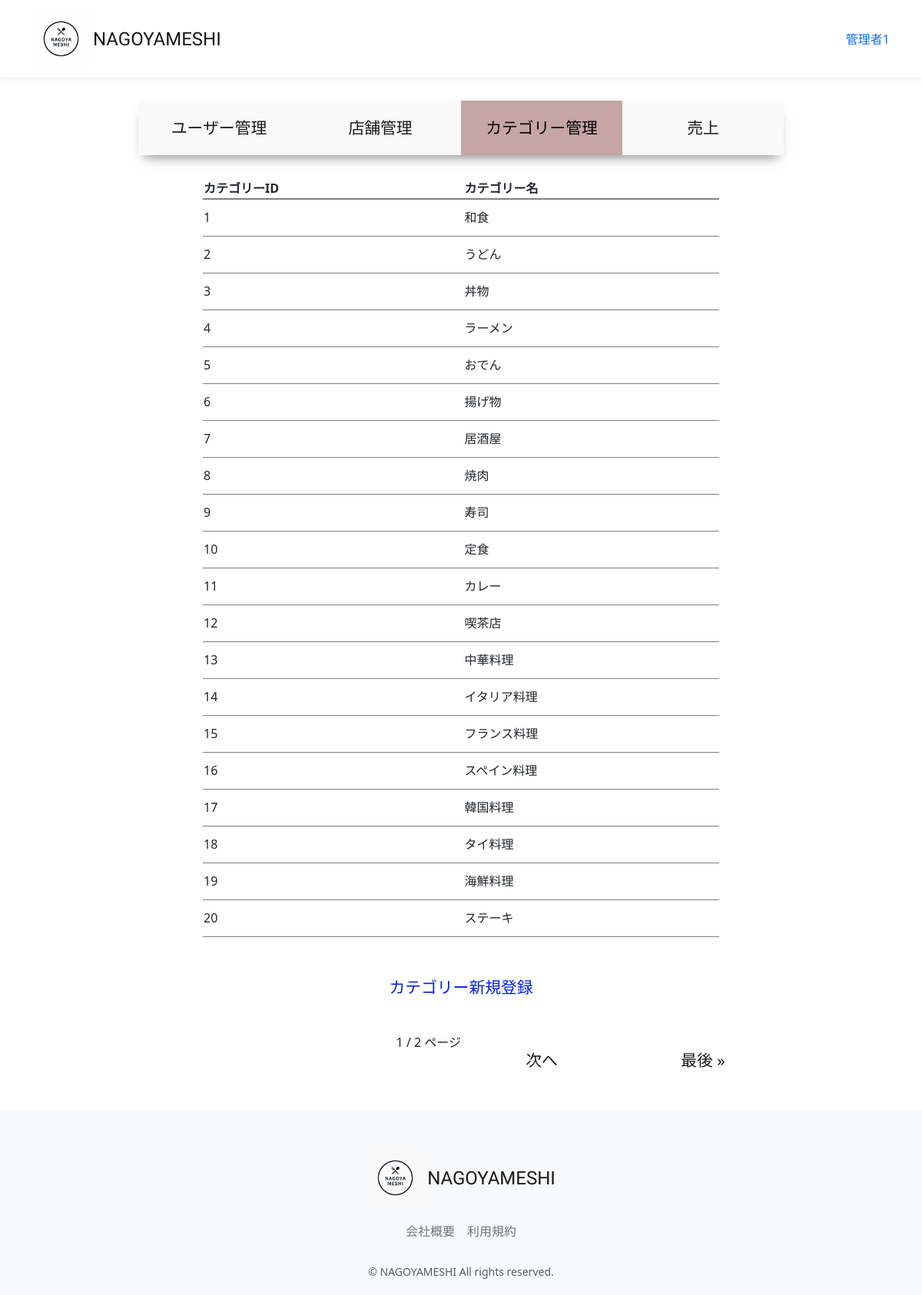
Screenshot of /accounts/management/category-list (signed in) with the database file from the repository.
### accounts/models.py (models this page shows, shortened)
class CustomUser(AbstractUser):
    user_name = models.CharField(max_length=128, null=True, blank=True,verbose_name='ユーザー名')
    hurigana = models.CharField(max_length=128, null=True, blank=True,verbose_name='フリガナ')
    zip_code = models.CharField(max_length=16, null=True, blank=True,verbose_name='郵便番号')
    address = models.CharField(max_length=255, null=True, blank=True,verbose_name='住所')
    phone_number = models.CharField(max_length=20, null=True, blank=True,verbose_name='電話番号')
    birthday = models.DateField(null=True, blank=True,verbose_name='誕生日')
    job = models.CharField(max_length=255, null=True, blank=True,verbose_name='職業')
    is_subscribed = models.BooleanField(default=False, verbose_name='有料会員')
    card_name = models.CharField(max_length=128, null=True, blank=True,verbose_name='カード名義')
    card_number = models.CharField(max_length=128, null=True, blank=True,verbose_name='カード番号')
    class Meta:
        verbose_name_plural = 'CustomUser'

### restaurant/models.py (models this page shows, shortened)
class Category(models.Model):
    name = models.CharField(verbose_name='カテゴリー名', max_length=64)
    photo = models.ImageField(verbose_name='写真', blank=True, null=True)
    class Meta:
        verbose_name = 'カテゴリー'
        verbose_name_plural = 'カテゴリー'

### accounts/views.py (the view)
# urls.py: path("management/category-list",views.ManagementCategoryListView.as_view(), name="category_list"),
class ManagementCategoryListView(onlyMnagementUserMixin, generic.ListView):
    template_name = "management/category_list.html"
    model = Category
    paginate_by = 20
    def get_context_data(self, **kwargs):
        context = super().get_context_data(**kwargs)
        context["selected"] = "category"
        return context

### accounts/mixins.py (called while the page is built)
    def test_func(self):
        user = self.request.user
        return user.is_staff

### accounts/templates/management/category_list.html (shortened to what this page needs)
{% extends "management/manage_base.html" %}
{% load static %}
{% block sub_content %}
  <table class="manage_list">
    <thead>
      <th>カテゴリーID</th>
      <th>カテゴリー名</th>
    </thead>
    <tbody>
      {% for category in object_list %}
        <tr onclick="location.href='{% url 'category_update' pk=category.pk %}'">
          <td>{{ category.pk }}</td>
          <td>{{ category.name }}</td>
        </tr>
      {% endfor %}
    </tbody>
  </table>
  <a class="new" href="{% url 'category_create' %}">カテゴリー新規登録</a><br>
  <div class="paginate">
    {{ page_obj.number }} / {{ page_obj.paginator.num_pages }} ページ
        {% if page_obj.has_next %}
          <a href="?page={{ page_obj.next_page_number }}">次へ</a>
          <a href="?page={{ page_obj.paginator.num_pages }}">最後 &raquo;</a>
        {% endif %}
  </div>
{% endblock %}

### restaurant/templates/layout/base.html (shortened to what this page needs)
{% load static %}
<!DOCTYPE html>
<html lang="ja">
  <head>
      <link href="https://cdn.jsdelivr.net/npm/bootstrap@5.3.3/dist/css/bootstrap.min.css" rel="stylesheet">
      <link href="{% static 'css/nagoyameshi.css' %}" rel="stylesheet">
  </head>
  <body>
    <div id="app" class="wrapper">
      <nav class="navbar navbar-expand-md navbar-light bg-white shadow-sm">
        <div class="container nagoyameshi-container">
          <a class="navbar-brand app-name" href="{% url 'top_page' %}">
            <div class="d-flex align-items-center">
            <img class="nagoyameshi-logo me-1" src="{% static 'images/logo/logo.png' %}" alt="nagoyameshi">NAGOYAMESHI</div>
          </a>
          <div class="collapse navbar-collapse" id="navbarSupportedContent">
            <ul class="navbar-nav ms-auto">
              {% if user.is_subscribed %}
                <li class="nav-item dropdown">
                  <a id="navbarDropdown" class="nav-linkdropdown-toggle" href="#" role="button" data-bs-toggle="dropdown" aria-haspopup="true" aria-expanded="false" v-pre>{{ user.user_name }}</a>
                </li>
              {% endif %}
            </ul>
          </div>
        </div>
      </nav>
    {% block content %}
    {% endblock %}
      <footer class="bg-light">
        <div class="d-flex justify-content-center footer-logo">
            <a class="navbar-brand app-name" href="{% url 'top_page' %}">
              <div class="d-flex align-items-center"><img class="nagoyameshi-logo me-1" src="{% static 'images/logo/footer_logo.png' %}" alt="nagoyameshi">NAGOYAMESHI</div>
            </a>
        </div>
        <div class="d-flex justify-content-center footer-link">
          <a href="{% url 'company_page' %}" class="link-secondary me-3">会社概要</a>
          <a href="{% url 'terms_page' %}" class="link-secondary">利用規約</a>
        </div>
        <p class="text-center text-muted small mb-0">&copy; NAGOYAMESHI All rights reserved.</p>
      </footer>
      </div>
  </body>
</html>

### static/css/nagoyameshi.css (style rules this page uses)
.wrapper { min-height: 100vh; position: relative; padding-bottom: 240px; box-sizing: border-box; }
.nagoyameshi-logo { height: 75px; }
.bg-light { background-color: rgb(0 0 0 / 60%); }
.app-name { font-family: 'Carter One', cursive; font-size: 24px; color: #191919; }
footer { width: 100%; height: 240px; position: absolute; bottom: 0; padding: 50px 15px; }
.footer-logo { margin-bottom: 20px; }
.footer-link { margin-bottom: 30px; }
a { text-decoration: none !important; }
.manage_main a { display: inline-block; width: 25%; height: 100%; text-align: center; font-size: 1.3rem; color: #191919; padding: 20px 20px; }
.manage_list { width: 80%; margin: 30px auto; }
.manage_list thead { border-bottom: 2px solid rgba(0, 0, 0, 0.5); }
.manage_list tbody tr { border-bottom: 1px solid rgba(0, 0, 0, 0.5); height: 3em; }
.new { display: block !important; width: 70% !important; margin: 0 auto !important; color: #0421D9 !important; }
.paginate { display:flex !important; justify-content: right !important; }

### rows the page displays
CustomUser: user_name "管理者1"
Category: pk "1", name "和食"
Category: pk "2", name "うどん"
Category: pk "3", name "丼物"
Category: pk "4", name "ラーメン"
Category: pk "5", name "おでん"
Category: pk "6", name "揚げ物"
Category: pk "7", name "居酒屋"
Category: pk "8", name "焼肉"
Category: pk "9", name "寿司"
Category: pk "10", name "定食"
Category: pk "11", name "カレー"
Category: pk "12", name "喫茶店"
Category: pk "13", name "中華料理"
Category: pk "14", name "イタリア料理"
Category: pk "15", name "フランス料理"
Category: pk "16", name "スペイン料理"
Category: pk "17", name "韓国料理"
Category: pk "18", name "タイ料理"
Category: pk "19", name "海鮮料理"
Category: pk "20", name "ステーキ"

### other values shown
{{ page_obj.number }} "1"
{{ page_obj.paginator.num_pages }} "2"
